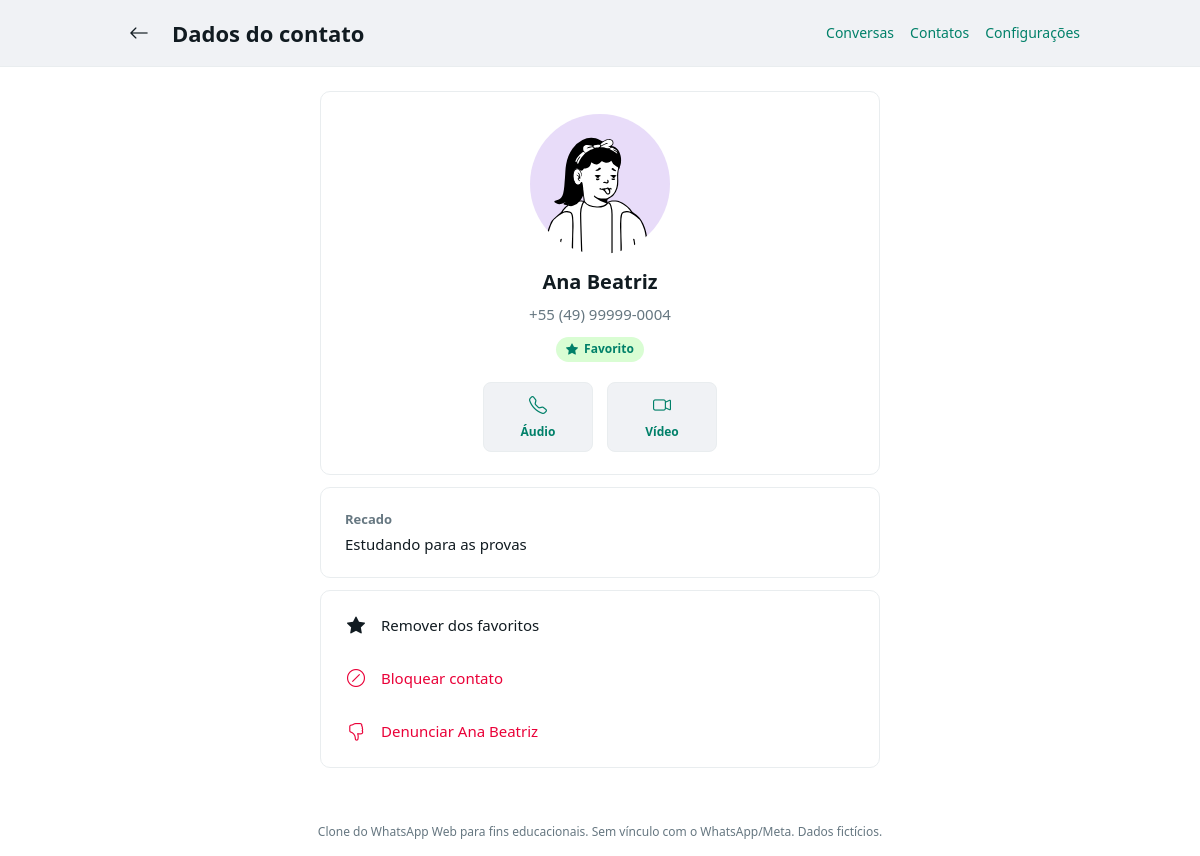
Page /perfil.php?id=4 on the committed database.
### tables this page shows
CREATE TABLE IF NOT EXISTS contatos (
  id INT AUTO_INCREMENT PRIMARY KEY,
  nome VARCHAR(100) NOT NULL,
  telefone VARCHAR(20) NOT NULL UNIQUE,
  recado VARCHAR(150),
  grupo TINYINT(1) DEFAULT 0,
  favorito TINYINT(1) DEFAULT 0,
  bloqueado TINYINT(1) DEFAULT 0,
  criado_em DATETIME DEFAULT CURRENT_TIMESTAMP
);

### includes/funcoes.php (called while the page is built, shortened)
<?php
function esc(?string $valor): string
{
    return htmlspecialchars((string)($valor ?? ''), ENT_QUOTES, 'UTF-8');
}
function buscarContatoPorId(PDO $pdo, int $id): ?array
{
    $stmt = $pdo->prepare('SELECT id, nome, telefone, recado, favorito, bloqueado, grupo FROM contatos WHERE id = ? LIMIT 1');
    $stmt->execute([$id]);
    return $stmt->fetch() ?: null;
}
function fotoContato(int $id): string
{
    return is_file(__DIR__ . '/../img/avatares/' . $id . '.svg') ? 'img/avatares/' . $id . '.svg' : 'img/avatar-padrao.svg';
}

### perfil.php (the view, shortened to what this page needs)
<?php
require_once __DIR__ . '/includes/conexao.php';
require_once __DIR__ . '/includes/funcoes.php';
$id = filter_input(INPUT_GET, 'id', FILTER_VALIDATE_INT);
$contato = null;
if (!$id || $id < 1) {
    $erro = 'Contato não encontrado. Informe um identificador válido.';
} else {
    $contato = buscarContatoPorId($pdo, $id);
}
if ($contato) {
    $contato = buscarContatoPorId($pdo, $id) ?: $contato;
}
require_once __DIR__ . '/includes/cabecalho.php';
?>
  <header class="barra-superior"><div class="barra-superior-conteudo">
    <div class="titulo-com-voltar"><a href="nova-conversa.php" class="btn-icone" aria-label="Voltar para contatos"><i class="bi bi-arrow-left" aria-hidden="true"></i></a><h1>Dados do contato</h1></div>
    <nav class="nav-atalhos" aria-label="Navegação do site"><a href="conversas.php">Conversas</a><a href="nova-conversa.php">Contatos</a><a href="configuracoes.php">Configurações</a></nav>
  </div></header>
  <main class="perfil-container">
    <?php if ($contato): ?>
    <article class="perfil-painel">
      <section class="perfil-cabecalho" aria-label="Informações principais do contato">
        <img id="perfil-avatar" src="<?= esc(fotoContato((int)$contato['id'])) ?>" alt="Foto de <?= esc($contato['nome']) ?>" class="perfil-avatar" width="140" height="140">
        <h2 id="perfil-nome"><?= esc($contato['nome']) ?></h2>
        <p id="perfil-telefone" class="perfil-telefone"><?= esc($contato['grupo'] ? 'Grupo' : '+55 ' . $contato['telefone']) ?></p>
        <div class="perfil-badges" id="perfil-badges">
          <?php if ($contato['favorito']): ?><span class="badge-status favorito" id="badge-favorito"><i class="bi bi-star-fill" aria-hidden="true"></i> Favorito</span><?php endif; ?>
        </div>
        <div class="perfil-atalhos-rapidos" aria-label="Atalhos visuais do contato"><span class="atalho-visual"><i class="bi bi-telephone" aria-hidden="true"></i><span>Áudio</span></span><span class="atalho-visual"><i class="bi bi-camera-video" aria-hidden="true"></i><span>Vídeo</span></span></div>
      </section>
      <section class="perfil-bloco" aria-labelledby="titulo-recado"><h3 id="titulo-recado" class="bloco-rotulo">Recado</h3><p id="perfil-recado" class="bloco-valor"><?= esc($contato['recado'] ?: 'Disponível') ?></p></section>
      <section class="perfil-bloco perfil-acoes" aria-label="Ações sobre o contato">
        <form method="post"><input type="hidden" name="acao" value="favoritar"><button type="submit" class="acao-item"><i class="bi <?= $contato['favorito'] ? 'bi-star-fill' : 'bi-star' ?>" aria-hidden="true"></i><span><?= $contato['favorito'] ? 'Remover dos favoritos' : 'Favoritar' ?></span></button></form>
        <form method="post"><input type="hidden" name="acao" value="bloquear"><button type="submit" class="acao-item acao-perigo"><i class="bi bi-slash-circle" aria-hidden="true"></i><span><?= $contato['bloqueado'] ? 'Desbloquear contato' : 'Bloquear contato' ?></span></button></form>
        <button type="button" class="acao-item acao-perigo" id="btn-abrir-denuncia"><i class="bi bi-hand-thumbs-down" aria-hidden="true"></i><span>Denunciar <?= esc($contato['nome']) ?></span></button>
      </section>
    </article>
    <?php endif; ?>
  </main>
<?php require_once __DIR__ . '/includes/rodape.php'; ?>

### css/style.css (style rules this page uses)
:root { --verde: #00A884; --verde-escuro: #008069; --verde-marca: #25D366; --fundo: #FFFFFF; --painel: #F0F2F5; --fundo-chat: #EFEAE2; --balao-enviado: #D9FDD3; --balao-recebido: #FFFFFF; --divisoria: #E9EDEF; --texto: #111B21; --texto-2: #667781; --lida: #53BDEB; --erro: #EA0038; --fonte: "Segoe UI", "Helvetica Neue", Helvetica, Arial, sans-serif; --verde-claro: #D9FDD3; --perigo: var(--erro); --texto-sec: var(--texto-2); --borda: var(--divisoria); --cartao: var(--fundo); --fundo-card: var(--fundo); --hover-item: var(--painel); --raio-padrao: 8px; --raio-pilula: 24px; --transicao: 0.2s ease; }
*, *::before, *::after { box-sizing: border-box; margin: 0; padding: 0; }
html, body { height: 100%; }
body { font-family: var(--fonte); font-size: 14px; line-height: 1.4; color: var(--texto); background: var(--fundo); }
img { display: block; max-width: 100%; }
button, input, select, textarea { font: inherit; color: inherit; }
button { cursor: pointer; background: none; border: none; }
a { color: var(--verde-escuro); text-decoration: none; }
.btn-icone { display: inline-flex; align-items: center; justify-content: center; width: 40px; height: 40px; border-radius: 50%; color: var(--texto-2); font-size: 20px; transition: background 0.2s; }

### css/perfil.css (style rules this page uses)
body { display: flex; flex-direction: column; min-height: 100vh; }
.barra-superior { background-color: var(--painel); border-bottom: 1px solid var(--borda); padding: 14px 24px; }
.barra-superior-conteudo { max-width: 960px; margin: 0 auto; display: flex; align-items: center; justify-content: space-between; gap: 16px; }
.titulo-com-voltar { display: flex; align-items: center; gap: 14px; }
.titulo-com-voltar h1 { font-size: 22px; font-weight: 700; color: var(--texto); }
.btn-icone { display: inline-flex; align-items: center; justify-content: center; width: 38px; height: 38px; border-radius: 50%; color: var(--texto); font-size: 20px; transition: background-color var(--transicao); }
.nav-atalhos { display: flex; align-items: center; gap: 16px; font-size: 14px; }
.perfil-container { flex: 1; padding: 24px 16px 40px; display: flex; justify-content: center; }
.perfil-painel { width: 100%; max-width: 560px; display: flex; flex-direction: column; gap: 12px; }
.perfil-cabecalho, .perfil-bloco { background-color: var(--fundo-card); border: 1px solid var(--borda); border-radius: 10px; padding: 22px 24px; }
.perfil-cabecalho { display: flex; flex-direction: column; align-items: center; text-align: center; gap: 8px; }
.perfil-avatar { width: 140px; height: 140px; border-radius: 50%; object-fit: cover; margin-bottom: 6px; }
.perfil-cabecalho h2 { font-size: 20px; font-weight: 700; color: var(--texto); }
.perfil-telefone { font-size: 15px; color: var(--texto-sec); }
.perfil-badges { display: flex; flex-wrap: wrap; justify-content: center; gap: 8px; margin-top: 4px; }
.badge-status { display: inline-flex; align-items: center; gap: 6px; font-size: 12px; font-weight: 600; padding: 4px 10px; border-radius: var(--raio-pilula); }
.badge-status.favorito { background-color: var(--verde-claro); color: var(--verde-escuro); }
.perfil-atalhos-rapidos { display: flex; justify-content: center; gap: 14px; margin-top: 12px; width: 100%; }
.atalho-visual { flex: 1; max-width: 110px; display: flex; flex-direction: column; align-items: center; gap: 6px; padding: 10px 8px; background-color: var(--painel); color: var(--verde-escuro); border: 1px solid var(--borda); border-radius: var(--raio-padrao); font-family: var(--fonte); font-size: 12px; font-weight: 600; cursor: pointer; transition: background-color var(--transicao); }
.atalho-visual i { font-size: 18px; }
.bloco-rotulo { font-size: 13px; font-weight: 600; color: var(--texto-sec); margin-bottom: 6px; }
.bloco-valor { font-size: 15px; color: var(--texto); }
.perfil-acoes { padding: 8px 0; display: flex; flex-direction: column; }
.acao-item { width: 100%; display: flex; align-items: center; gap: 14px; padding: 14px 24px; background: transparent; border: none; font-family: var(--fonte); font-size: 15px; font-weight: 500; color: var(--texto); cursor: pointer; text-align: left; transition: background-color var(--transicao); }
.acao-item i { font-size: 18px; width: 22px; text-align: center; }
.acao-item.acao-perigo { color: var(--perigo); }

### rows in the picture
contatos: nome "Ana Beatriz", grupo+telefone "+55 (49) 99999-0004", recado "Estudando para as provas"
